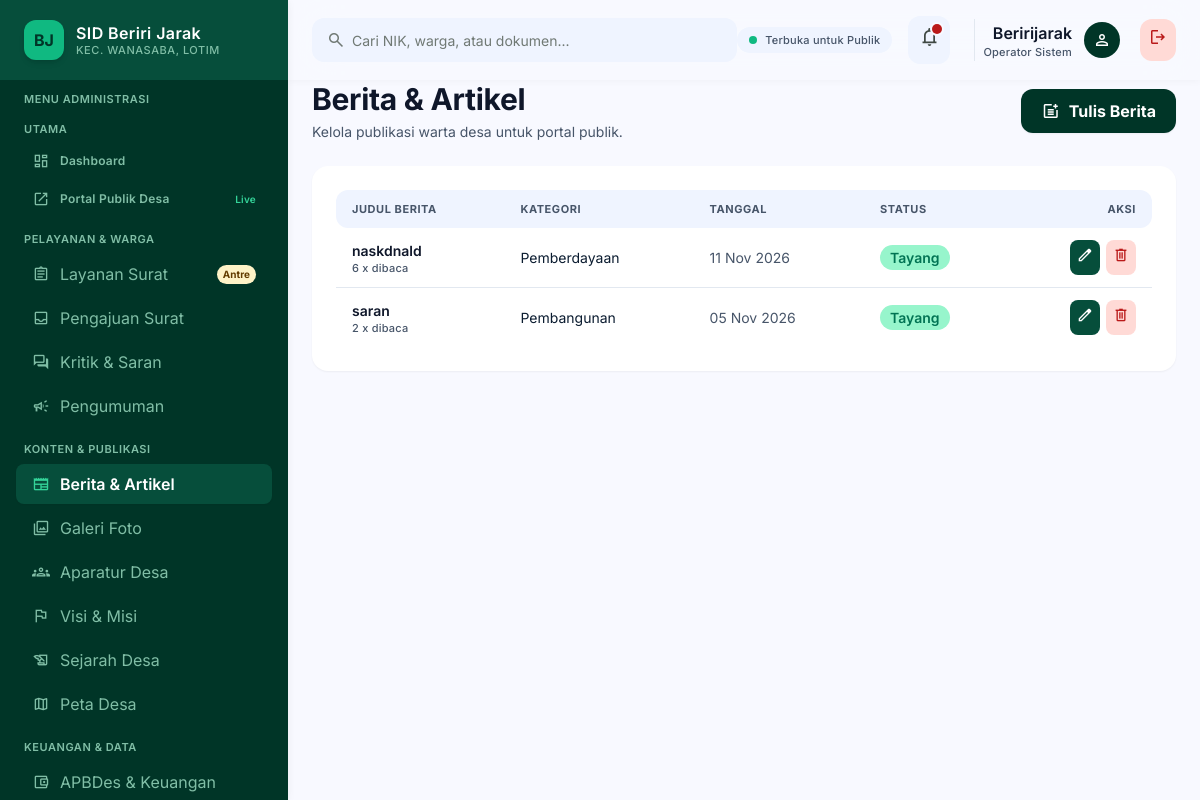
The app's page /dashboard/berita/ (signed in) with its own data.
### BJ/models.py (models this page shows, shortened)
class Berita(models.Model):
    judul = models.CharField(max_length=255)
    slug = models.SlugField(unique=True, blank=True)
    kategori = models.ForeignKey(Kategori, on_delete=models.SET_NULL, null=True)
    penulis = models.ForeignKey(User, on_delete=models.SET_NULL, null=True)
    gambar = models.ImageField(upload_to='berita/', blank=True, null=True)
    ringkasan = models.TextField(help_text="Teks singkat untuk kartu di beranda")
    isi_berita = models.TextField(help_text="Gunakan editor / HTML")
    dilihat = models.IntegerField(default=0, editable=False)
    status = models.CharField(max_length=20, choices=[('draft', 'Draft'), ('tayang', 'Tayang')], default='draft')
    tanggal_rilis = models.DateField()
    class Meta:
        ordering = ['-tanggal_rilis']
        verbose_name = "Berita & Artikel"
        verbose_name_plural = "Berita & Artikel"

class Kategori(models.Model):
    nama = models.CharField(max_length=100)
    slug = models.SlugField(unique=True, blank=True)
    class Meta:
        verbose_name = "Kategori Berita"
        verbose_name_plural = "Kategori Berita"

### BJ/views.py (the view)
# urls.py: path('dashboard/berita/', views.kelola_berita, name='kelola_berita'),
@login_required(login_url='portal_masuk')
def kelola_berita(request):
    return render(request, 'themes/admin/kelola_berita.html',
                  {'daftar_berita': Berita.objects.all().order_by('-tanggal_rilis')})

### desa/templates/themes/admin/kelola_berita.html (shortened to what this page needs)
{% extends "themes/admin/base_admin.html" %}
{% load static %}
{% block content %}
<div class="flex flex-col w-full gap-space-lg">
    <div class="flex flex-col sm:flex-row sm:items-center justify-between gap-4">
        <div>
            <h1 class="font-headline-lg text-headline-lg font-bold text-text-primary">Berita & Artikel</h1>
            <p class="font-body-sm text-body-sm text-text-secondary mt-1">Kelola publikasi warta desa untuk portal publik.</p>
        </div>
        <a href="{% url 'tambah_berita' %}" class="inline-flex items-center justify-center gap-2 px-5 py-2.5 rounded-xl bg-primary text-on-primary font-label-lg text-label-lg font-bold shadow-sm hover:bg-secondary transition-all">
            <span class="material-symbols-outlined text-[20px]">post_add</span> Tulis Berita
        </a>
    </div>
    <div class="bg-surface-pure rounded-2xl p-space-lg shadow-sm">
        <div class="overflow-x-auto -mx-space-lg px-space-lg">
            <table class="w-full text-left min-w-[620px]">
                <thead>
                    <tr class="bg-surface-container-low text-text-secondary font-label-sm text-label-sm uppercase tracking-wider">
                        <th class="py-3 px-4 rounded-l-xl">Judul Berita</th>
                        <th class="py-3 px-4">Kategori</th>
                        <th class="py-3 px-4">Tanggal</th>
                        <th class="py-3 px-4">Status</th>
                        <th class="py-3 px-4 rounded-r-xl text-right">Aksi</th>
                    </tr>
                </thead>
                <tbody class="divide-y divide-border-subtle font-body-sm text-body-sm">
                    {% for item in daftar_berita %}
                    <tr class="hover:bg-surface-container-low/60 transition-colors">
                        <td class="py-3 px-4">
                            <div class="font-title-md text-title-md font-semibold text-text-primary line-clamp-1">{{ item.judul }}</div>
                            <div class="font-label-sm text-label-sm text-text-secondary">{{ item.dilihat }} x dibaca</div>
                        </td>
                        <td class="py-3 px-4">{{ item.kategori.nama|default:"-" }}</td>
                        <td class="py-3 px-4 text-text-secondary">{{ item.tanggal_rilis|date:"d M Y" }}</td>
                        <td class="py-3 px-4">
                            {% if item.status == 'tayang' %}
                                <span class="px-2.5 py-1 rounded-full bg-secondary-container text-on-secondary-container font-label-sm font-semibold">Tayang</span>
                            {% else %}
                                <span class="px-2.5 py-1 rounded-full bg-surface-container text-text-secondary font-label-sm font-semibold">Draft</span>
                            {% endif %}
                        </td>
                        <td class="py-3 px-4 text-right">
                            <div class="inline-flex items-center gap-1.5">
                                <a href="#" class="p-1.5 rounded-lg bg-primary-container text-on-primary hover:bg-secondary transition-colors" title="Edit Berita">
                                    <span class="material-symbols-outlined text-[18px]">edit</span>
                                </a>
                                <a href="{% url 'hapus_berita' item.id %}" onclick="return confirm('Apakah Anda yakin ingin menghapus berita ini secara permanen?')" class="p-1.5 rounded-lg bg-error-container text-error hover:bg-error hover:text-on-error transition-colors" title="Hapus Berita">
                                    <span class="material-symbols-outlined text-[18px]">delete</span>
                                </a>
                            </div>
                        </td>
                    </tr>
                    {% empty %}
                    <tr><td colspan="5" class="py-8 text-center text-text-secondary">Belum ada data berita. Silakan klik "Tulis Berita".</td></tr>
                    {% endfor %}
                </tbody>
            </table>
        </div>
    </div>
</div>
{% endblock %}

### desa/templates/themes/admin/partials/header.html
<header class="fixed top-0 left-72 right-0 h-20 bg-surface/85 backdrop-blur-xl shadow-[0_1px_8px_rgba(0,0,0,0.04)] z-40 flex items-center justify-between px-space-lg">
    <div class="flex items-center gap-space-lg flex-1 max-w-xl">
        <div class="relative w-full">
            <span class="material-symbols-outlined absolute left-3.5 top-1/2 -translate-y-1/2 text-outline text-[20px]">search</span>
            <input class="w-full h-11 pl-10 pr-4 rounded-xl bg-surface-container-low text-on-surface font-body-sm text-body-sm placeholder:text-outline focus:outline-none focus:ring-2 focus:ring-accent-emerald transition-all" placeholder="Cari NIK, warga, atau dokumen..." type="text">
        </div>
    </div>
    <div class="flex items-center gap-space-md">
        <div class="hidden lg:flex items-center gap-2 px-3 py-1.5 rounded-full bg-surface-container-low">
            <span class="w-2 h-2 rounded-full bg-accent-emerald"></span>
            <span class="font-label-sm text-label-sm font-medium text-text-secondary">Terbuka untuk Publik</span>
        </div>
        <button class="relative p-2.5 rounded-xl bg-surface-container-low text-on-surface-variant hover:text-on-surface transition-colors" type="button">
            <span class="material-symbols-outlined text-[22px]">notifications</span>
            <span class="absolute top-2 right-2 w-2.5 h-2.5 bg-error rounded-full ring-2 ring-surface"></span>
        </button>
        <div class="flex items-center gap-3 pl-space-sm border-l border-border-subtle ml-2">
            <div class="text-right hidden sm:block">
                <div class="font-label-lg text-label-lg font-semibold text-text-primary capitalize">{{ request.user.username }}</div>
                <div class="font-label-sm text-label-sm text-text-secondary">Operator Sistem</div>
            </div>
            <div class="w-9 h-9 rounded-full bg-primary flex items-center justify-center">
                <span class="material-symbols-outlined text-on-primary text-[20px]">person</span>
            </div>
            <a href="{% url 'logout' %}" class="ml-2 p-2 rounded-xl bg-error-container text-error hover:bg-error hover:text-white transition-colors" title="Keluar Sistem">
                <span class="material-symbols-outlined text-[20px]">logout</span>
            </a>
        </div>
    </div>
</header>

### desa/templates/themes/admin/base_admin.html (style rules this page uses)
body { overscroll-behavior: none; }

### records on screen
Berita: judul "naskdnald", dilihat "6", kategori.nama "Pemberdayaan", tanggal_rilis "11 Nov 2026", status "Tayang"
Berita: judul "saran", dilihat "2", kategori.nama "Pembangunan", tanggal_rilis "05 Nov 2026", status "Tayang"

### other values on screen
{{ request.user.username }} "Beririjarak"
